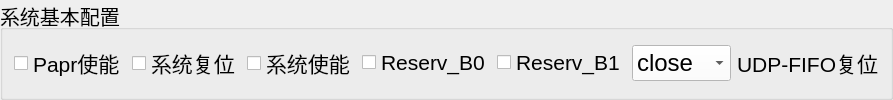
         <widget class="QGroupBox" name="groupBox_11">
          <property name="maximumSize">
           <size>
            <width>1000</width>
            <height>100</height>
           </size>
          </property>
          <property name="font">
           <font>
            <pointsize>15</pointsize>
           </font>
          </property>
          <property name="title">
           <string>系统基本配置</string>
          </property>
          <layout class="QGridLayout" name="gridLayout_6">
           <item row="0" column="0">
            <widget class="QCheckBox" name="papr_en_obj">
             <property name="enabled">
              <bool>true</bool>
             </property>
             <property name="sizePolicy">
              <sizepolicy hsizetype="Fixed" vsizetype="Fixed">
               <horstretch>0</horstretch>
               <verstretch>0</verstretch>
              </sizepolicy>
             </property>
             <property name="baseSize">
              <size>
               <width>0</width>
               <height>0</height>
              </size>
             </property>
             <property name="font">
              <font>
               <pointsize>16</pointsize>
              </font>
             </property>
             <property name="styleSheet">
              <string notr="true"/>
             </property>
             <property name="text">
              <string>Papr使能</string>
             </property>
            </widget>
           </item>
           <item row="0" column="1">
            <widget class="QCheckBox" name="Sys_reset_obj">
             <property name="enabled">
              <bool>true</bool>
             </property>
             <property name="sizePolicy">
              <sizepolicy hsizetype="Fixed" vsizetype="Fixed">
               <horstretch>0</horstretch>
               <verstretch>0</verstretch>
              </sizepolicy>
             </property>
             <property name="font">
              <font>
               <pointsize>16</pointsize>
              </font>
             </property>
             <property name="styleSheet">
              <string notr="true"/>
             </property>
             <property name="text">
              <string>系统复位</string>
             </property>
            </widget>
           </item>
           <item row="0" column="2">
            <widget class="QCheckBox" name="Sys_enble_obj">
             <property name="enabled">
              <bool>true</bool>
             </property>
             <property name="sizePolicy">
              <sizepolicy hsizetype="Fixed" vsizetype="Fixed">
               <horstretch>0</horstretch>
               <verstretch>0</verstretch>
              </sizepolicy>
             </property>
             <property name="font">
              <font>
               <pointsize>16</pointsize>
              </font>
             </property>
             <property name="styleSheet">
              <string notr="true"/>
             </property>
             <property name="text">
              <string>系统使能</string>
             </property>
            </widget>
           </item>
           <item row="0" column="3">
            <widget class="QCheckBox" name="Reserv_B0_obj">
             <property name="font">
              <font>
               <pointsize>16</pointsize>
              </font>
             </property>
             <property name="text">
              <string>Reserv_B0</string>
             </property>
            </widget>
           </item>
           <item row="0" column="4">
            <widget class="QCheckBox" name="Reserv_B1_obj">
             <property name="font">
              <font>
               <pointsize>16</pointsize>
              </font>
             </property>
             <property name="text">
              <string>Reserv_B1</string>
             </property>
            </widget>
           </item>
           <item row="0" column="5">
            <widget class="QComboBox" name="udpfifo_reset_obj">
             <property name="font">
              <font>
               <pointsize>18</pointsize>
              </font>
             </property>
             <property name="styleSheet">
              <string notr="true">background-color: rgb(255, 255, 255);</string>
             </property>
             <property name="editable">
              <bool>false</bool>
             </property>
             <property name="currentText">
              <string>close</string>
             </property>
             <property name="currentIndex">
              <number>0</number>
             </property>
             <property name="iconSize">
              <size>
               <width>28</width>
               <height>28</height>
              </size>
             </property>
             <item>
              <property name="text">
               <string>close</string>
              </property>
             </item>
             <item>
              <property name="text">
               <string>enable</string>
              </property>
             </item>
            </widget>
           </item>
           <item row="0" column="6">
            <widget class="QLabel" name="udpfifo_reset_label">
             <property name="font">
              <font>
               <pointsize>16</pointsize>
              </font>
             </property>
             <property name="styleSheet">
              <string notr="true"/>
             </property>
             <property name="text">
              <string>UDP-FIFO复位</string>
             </property>
             <property name="textFormat">
              <enum>Qt::PlainText</enum>
             </property>
            </widget>
           </item>
          </layout>
         </widget>
